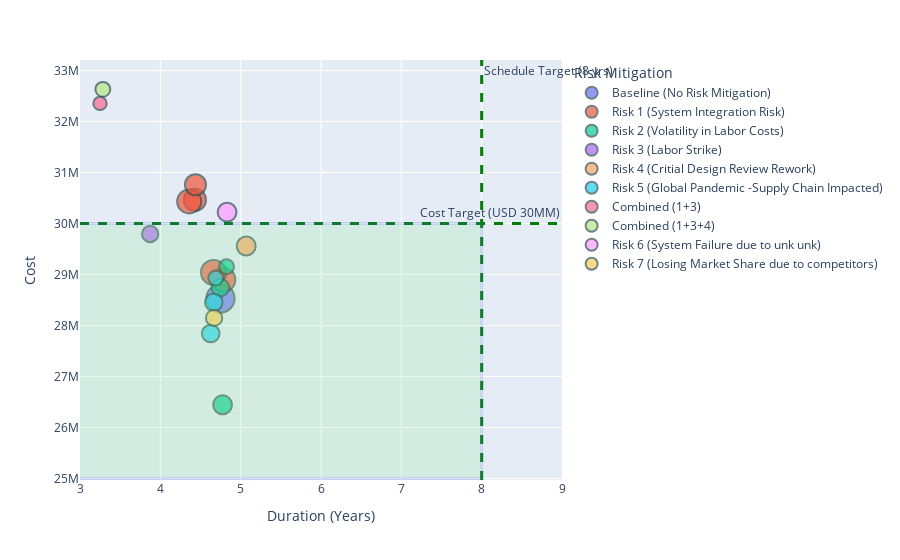

Notebook code for this chart:
### Code cell
fig = px.scatter(df, x="Duration (Years)", y="Cost", color = 'Risk Mitigation', template = 'plotly', hover_name = 'After Risk', size = 'After Risk',range_x=[3, 9])
fig.add_vline(x=8, line_width=3, line_dash="dash", line_color="green",  annotation_text="Schedule Target (8 yrs)" )
fig.add_hline(y=30000000, line_width=3, line_dash="dash", line_color="green",  annotation_text="Cost Target (USD 30MM)")
#fig.add_hrect(y0=0, y1=30000000, line_width=0, fillcolor="red", opacity=0.2)
fig.add_shape(type="rect",
    xref="x", yref="y",
    x0=0, y0=25000000,
    x1=8, y1=30000000,
    line=dict(
        color="RoyalBlue",
        width=3,
    ),
    fillcolor="LightGreen",
    opacity = 0.2
)

fig.update_traces(marker=dict(
                              line=dict(width=2,
                                        color='DarkSlateGrey')),
                  selector=dict(mode='markers'))
#fig.update_traces(marker=dict(size=df['After Risk']))
fig.update_traces(textposition='bottom center')

fig.show()
fig.write_html("Project_Tradespace_OS17_target.html")

### Figure 1 — Plotly figure (JSON) as saved in the notebook; plotly's stock layout.template omitted (floating-point values rounded to 4 significant figures)
{"data": [{"hovertemplate": "<b>%{hovertext}</b><br><br>Risk Mitigation=Baseline (No Risk Mitigation)<br>Duration (Years)=%{x}<br>Cost=%{y}<br>After Risk=%{marker.size}<extra></extra>", "hovertext": [18], "legendgroup": "Baseline (No Risk Mitigation)", "marker": {"color": "#636efa", "line": {"color": "DarkSlateGrey", "width": 2}, "size": [18], "sizemode": "area", "sizeref": 0.045, "symbol": "circle"}, "mode": "markers", "name": "Baseline (No Risk Mitigation)", "orientation": "v", "showlegend": true, "textposition": "bottom center", "type": "scatter", "x": [4.748], "xaxis": "x", "y": [28527996], "yaxis": "y"}, {"hovertemplate": "<b>%{hovertext}</b><br><br>Risk Mitigation=Risk 1 (System Integration Risk)<br>Duration (Years)=%{x}<br>Cost=%{y}<br>After Risk=%{marker.size}<extra></extra>", "hovertext": [13, 14, 11, 13, 10], "legendgroup": "Risk 1 (System Integration Risk)", "marker": {"color": "#EF553B", "line": {"color": "DarkSlateGrey", "width": 2}, "size": [13, 14, 11, 13, 10], "sizemode": "area", "sizeref": 0.045, "symbol": "circle"}, "mode": "markers", "name": "Risk 1 (System Integration Risk)", "orientation": "v", "showlegend": true, "textposition": "bottom center", "type": "scatter", "x": [4.784, 4.662, 4.43, 4.359, 4.438], "xaxis": "x", "y": [28895839, 29041320, 30462718, 30433112, 30759460], "yaxis": "y"}, {"hovertemplate": "<b>%{hovertext}</b><br><br>Risk Mitigation=Risk 2 (Volatility in Labor Costs)<br>Duration (Years)=%{x}<br>Cost=%{y}<br>After Risk=%{marker.size}<extra></extra>", "hovertext": [8, 7, 5], "legendgroup": "Risk 2 (Volatility in Labor Costs)", "marker": {"color": "#00cc96", "line": {"color": "DarkSlateGrey", "width": 2}, "size": [8, 7, 5], "sizemode": "area", "sizeref": 0.045, "symbol": "circle"}, "mode": "markers", "name": "Risk 2 (Volatility in Labor Costs)", "orientation": "v", "showlegend": true, "textposition": "bottom center", "type": "scatter", "x": [4.775, 4.746, 4.824], "xaxis": "x", "y": [26445313, 28743314, 29150950], "yaxis": "y"}, {"hovertemplate": "<b>%{hovertext}</b><br><br>Risk Mitigation=Risk 3 (Labor Strike)<br>Duration (Years)=%{x}<br>Cost=%{y}<br>After Risk=%{marker.size}<extra></extra>", "hovertext": [6], "legendgroup": "Risk 3 (Labor Strike)", "marker": {"color": "#ab63fa", "line": {"color": "DarkSlateGrey", "width": 2}, "size": [6], "sizemode": "area", "sizeref": 0.045, "symbol": "circle"}, "mode": "markers", "name": "Risk 3 (Labor Strike)", "orientation": "v", "showlegend": true, "textposition": "bottom center", "type": "scatter", "x": [3.873], "xaxis": "x", "y": [29794043], "yaxis": "y"}, {"hovertemplate": "<b>%{hovertext}</b><br><br>Risk Mitigation=Risk 4 (Critial Design Review Rework)<br>Duration (Years)=%{x}<br>Cost=%{y}<br>After Risk=%{marker.size}<extra></extra>", "hovertext": [8], "legendgroup": "Risk 4 (Critial Design Review Rework)", "marker": {"color": "#FFA15A", "line": {"color": "DarkSlateGrey", "width": 2}, "size": [8], "sizemode": "area", "sizeref": 0.045, "symbol": "circle"}, "mode": "markers", "name": "Risk 4 (Critial Design Review Rework)", "orientation": "v", "showlegend": true, "textposition": "bottom center", "type": "scatter", "x": [5.069], "xaxis": "x", "y": [29558726], "yaxis": "y"}, {"hovertemplate": "<b>%{hovertext}</b><br><br>Risk Mitigation=Risk 5 (Global Pandemic -Supply Chain Impacted)<br>Duration (Years)=%{x}<br>Cost=%{y}<br>After Risk=%{marker.size}<extra></extra>", "hovertext": [7, 7, 5], "legendgroup": "Risk 5 (Global Pandemic -Supply Chain Impacted)", "marker": {"color": "#19d3f3", "line": {"color": "DarkSlateGrey", "width": 2}, "size": [7, 7, 5], "sizemode": "area", "sizeref": 0.045, "symbol": "circle"}, "mode": "markers", "name": "Risk 5 (Global Pandemic -Supply Chain Impacted)", "orientation": "v", "showlegend": true, "textposition": "bottom center", "type": "scatter", "x": [4.666, 4.627, 4.69], "xaxis": "x", "y": [28455782, 27844108, 28929948], "yaxis": "y"}, {"hovertemplate": "<b>%{hovertext}</b><br><br>Risk Mitigation=Combined (1+3)<br>Duration (Years)=%{x}<br>Cost=%{y}<br>After Risk=%{marker.size}<extra></extra>", "hovertext": [4], "legendgroup": "Combined (1+3)", "marker": {"color": "#FF6692", "line": {"color": "DarkSlateGrey", "width": 2}, "size": [4], "sizemode": "area", "sizeref": 0.045, "symbol": "circle"}, "mode": "markers", "name": "Combined (1+3)", "orientation": "v", "showlegend": true, "textposition": "bottom center", "type": "scatter", "x": [3.249], "xaxis": "x", "y": [32354303], "yaxis": "y"}, {"hovertemplate": "<b>%{hovertext}</b><br><br>Risk Mitigation=Combined (1+3+4)<br>Duration (Years)=%{x}<br>Cost=%{y}<br>After Risk=%{marker.size}<extra></extra>", "hovertext": [5], "legendgroup": "Combined (1+3+4)", "marker": {"color": "#B6E880", "line": {"color": "DarkSlateGrey", "width": 2}, "size": [5], "sizemode": "area", "sizeref": 0.045, "symbol": "circle"}, "mode": "markers", "name": "Combined (1+3+4)", "orientation": "v", "showlegend": true, "textposition": "bottom center", "type": "scatter", "x": [3.284], "xaxis": "x", "y": [32630501], "yaxis": "y"}, {"hovertemplate": "<b>%{hovertext}</b><br><br>Risk Mitigation=Risk 6 (System Failure due to unk unk)<br>Duration (Years)=%{x}<br>Cost=%{y}<br>After Risk=%{marker.size}<extra></extra>", "hovertext": [8], "legendgroup": "Risk 6 (System Failure due to unk unk)", "marker": {"color": "#FF97FF", "line": {"color": "DarkSlateGrey", "width": 2}, "size": [8], "sizemode": "area", "sizeref": 0.045, "symbol": "circle"}, "mode": "markers", "name": "Risk 6 (System Failure due to unk unk)", "orientation": "v", "showlegend": true, "textposition": "bottom center", "type": "scatter", "x": [4.831], "xaxis": "x", "y": [30222076], "yaxis": "y"}, {"hovertemplate": "<b>%{hovertext}</b><br><br>Risk Mitigation=Risk 7 (Losing Market Share due to competitors)<br>Duration (Years)=%{x}<br>Cost=%{y}<br>After Risk=%{marker.size}<extra></extra>", "hovertext": [6], "legendgroup": "Risk 7 (Losing Market Share due to competitors)", "marker": {"color": "#FECB52", "line": {"color": "DarkSlateGrey", "width": 2}, "size": [6], "sizemode": "area", "sizeref": 0.045, "symbol": "circle"}, "mode": "markers", "name": "Risk 7 (Losing Market Share due to competitors)", "orientation": "v", "showlegend": true, "textposition": "bottom center", "type": "scatter", "x": [4.669], "xaxis": "x", "y": [28149079], "yaxis": "y"}], "layout": {"annotations": [{"showarrow": false, "text": "Schedule Target (8 yrs)", "x": 8, "xanchor": "left", "xref": "x", "y": 1, "yanchor": "top", "yref": "y domain"}, {"showarrow": false, "text": "Cost Target (USD 30MM)", "x": 1, "xanchor": "right", "xref": "x domain", "y": 30000000, "yanchor": "bottom", "yref": "y"}], "legend": {"itemsizing": "constant", "title": {"text": "Risk Mitigation"}, "tracegroupgap": 0}, "margin": {"t": 60}, "shapes": [{"line": {"color": "green", "dash": "dash", "width": 3}, "type": "line", "x0": 8, "x1": 8, "xref": "x", "y0": 0, "y1": 1, "yref": "y domain"}, {"line": {"color": "green", "dash": "dash", "width": 3}, "type": "line", "x0": 0, "x1": 1, "xref": "x domain", "y0": 30000000, "y1": 30000000, "yref": "y"}, {"fillcolor": "LightGreen", "line": {"color": "RoyalBlue", "width": 3}, "opacity": 0.2, "type": "rect", "x0": 0, "x1": 8, "xref": "x", "y0": 25000000, "y1": 30000000, "yref": "y"}], "xaxis": {"anchor": "y", "domain": [0, 1], "range": [3, 9], "title": {"text": "Duration (Years)"}}, "yaxis": {"anchor": "x", "domain": [0, 1], "title": {"text": "Cost"}}}}
